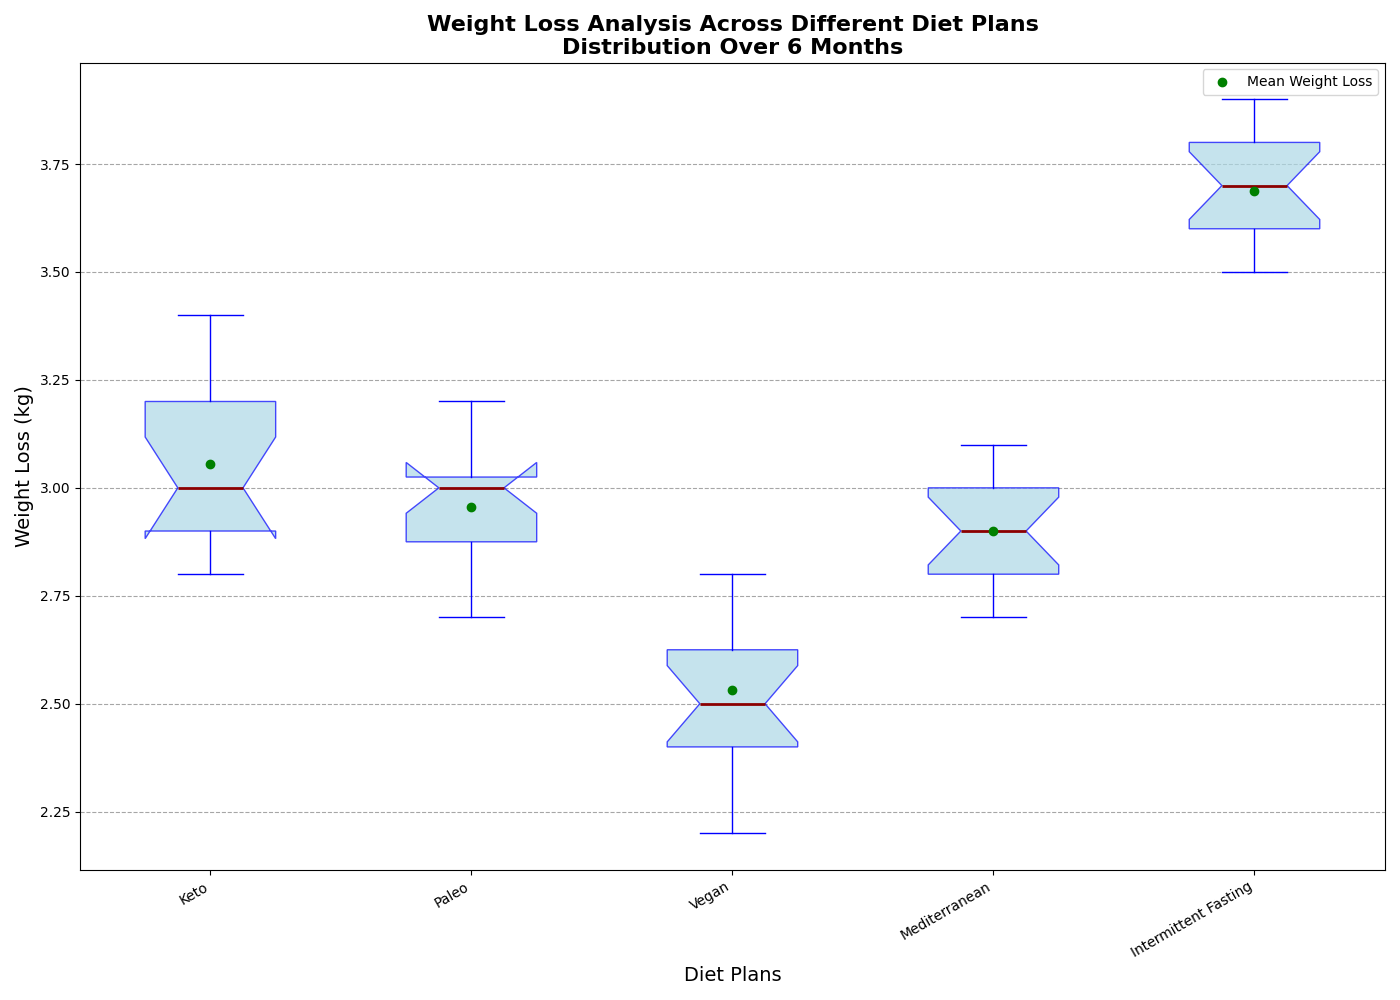

Here is the Python script that generated this plot:
import matplotlib.pyplot as plt
import numpy as np

diets = ['Keto', 'Paleo', 'Vegan', 'Mediterranean', 'Intermittent Fasting']

# Manually shuffled weight loss data for 6 months
keto_weight_loss = [3.3, 3.0, 3.2, 2.9, 3.1, 3.4, 3.0, 3.1, 2.9, 3.3, 2.9, 2.8, 3.0, 3.2, 2.8, 3.0]
paleo_weight_loss = [2.8, 2.7, 2.8, 3.0, 2.9, 3.0, 3.0, 3.1, 3.1, 3.0, 3.1, 2.9, 2.9, 3.2, 3.0, 2.8]
vegan_weight_loss = [2.6, 2.4, 2.5, 2.8, 2.5, 2.6, 2.2, 2.4, 2.7, 2.4, 2.7, 2.5, 2.8, 2.3, 2.5, 2.6]
mediterranean_weight_loss = [3.0, 2.9, 2.9, 3.1, 2.8, 2.9, 2.8, 3.1, 2.8, 2.7, 2.8, 3.0, 3.0, 2.9, 3.0, 2.7]
intermittent_fasting_weight_loss = [3.7, 3.6, 3.7, 3.6, 3.9, 3.9, 3.7, 3.5, 3.7, 3.8, 3.6, 3.5, 3.8, 3.8, 3.5, 3.7]

weight_loss_data = [
    keto_weight_loss, paleo_weight_loss,
    vegan_weight_loss, mediterranean_weight_loss,
    intermittent_fasting_weight_loss
]

fig, ax = plt.subplots(figsize=(14, 10))

bp = ax.boxplot(weight_loss_data, vert=True, notch=True, patch_artist=True,
                labels=diets, 
                boxprops=dict(facecolor='lightblue', color='blue', alpha=0.7),
                whiskerprops=dict(color='blue'),
                capprops=dict(color='blue'),
                medianprops=dict(color='darkred', linewidth=2),
                flierprops=dict(marker='o', color='red', markersize=6, alpha=0.5))

means = [np.mean(data) for data in weight_loss_data]
ax.scatter(range(1, len(means) + 1), means, color='green', zorder=3, label='Mean Weight Loss')

ax.set_title('Weight Loss Analysis Across Different Diet Plans\nDistribution Over 6 Months', fontsize=16, fontweight='bold')
ax.set_ylabel('Weight Loss (kg)', fontsize=14)
ax.set_xlabel('Diet Plans', fontsize=14)

ax.yaxis.grid(True, linestyle='--', which='major', color='grey', alpha=0.7)

plt.xticks(rotation=30, ha='right')

ax.legend(loc='upper right')

plt.tight_layout()

plt.show()
